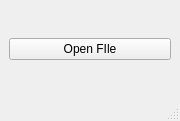
<?xml version="1.0" encoding="UTF-8"?>
<ui version="4.0">
 <class>MainWindow</class>
 <widget class="QMainWindow" name="MainWindow">
  <property name="geometry">
   <rect>
    <x>0</x>
    <y>0</y>
    <width>180</width>
    <height>121</height>
   </rect>
  </property>
  <property name="windowTitle">
   <string>MainWindow</string>
  </property>
  <widget class="QWidget" name="centralwidget">
   <layout class="QVBoxLayout" name="verticalLayout">
    <item>
     <widget class="QPushButton" name="open">
      <property name="text">
       <string>Open FIle</string>
      </property>
     </widget>
    </item>
   </layout>
  </widget>
  <widget class="QMenuBar" name="menubar">
   <property name="geometry">
    <rect>
     <x>0</x>
     <y>0</y>
     <width>180</width>
     <height>25</height>
    </rect>
   </property>
  </widget>
  <widget class="QStatusBar" name="statusbar"/>
 </widget>
 <resources/>
 <connections/>
</ui>
